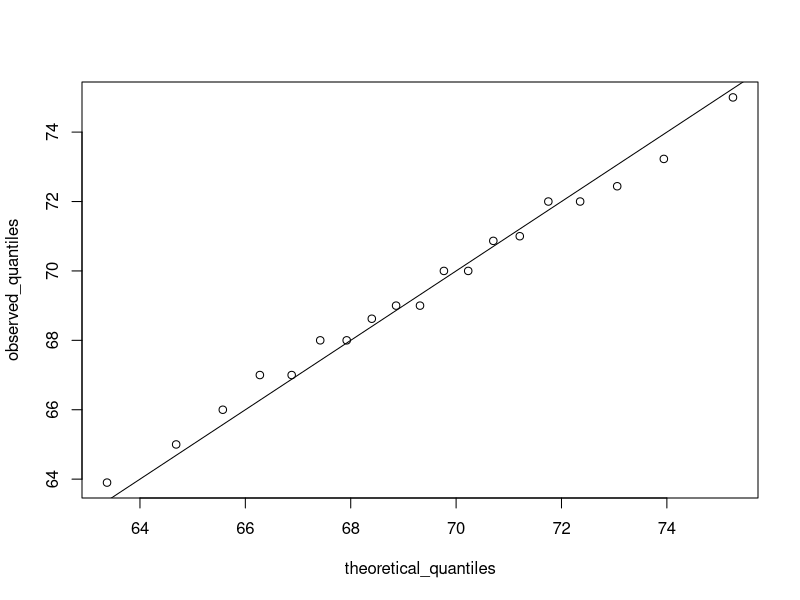
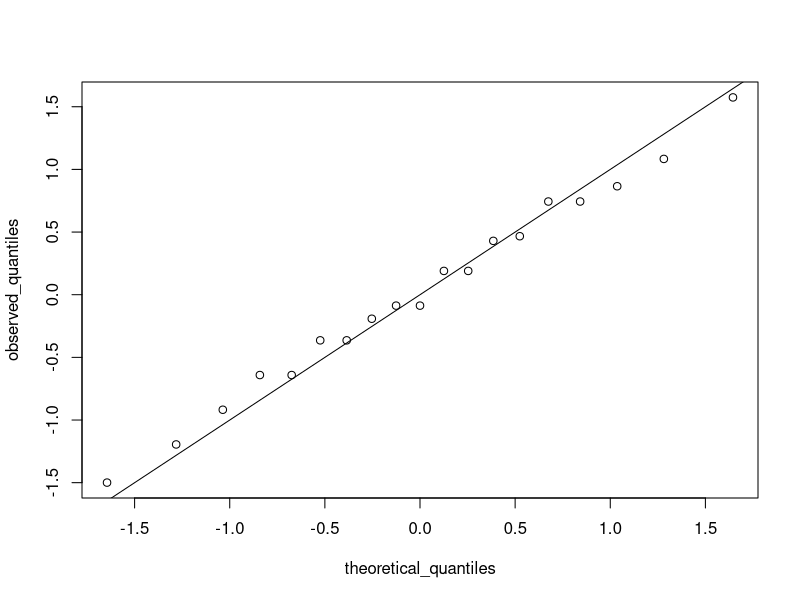

The R script that drew these images, in order:
# define x and z
library(tidyverse)
library(dslabs)
data(heights)
index <- heights$sex=="Male"
x <- heights$height[index]
z <- scale(x)

# The proportion of heights below 69.5 
mean(x <= 69.5)

# Theoretical and observed quantiles
p = seq(0.05, 0.95, 0.05)
observed_quantiles = quantile(x, p)
theoretical_quantiles = qnorm(p, mean = mean(x), sd = sd(x))

# make QQ-plot
plot(theoretical_quantiles, observed_quantiles)
abline(0,1)


# make QQ-plot with scaled values
observed_quantiles <- quantile(z, p)
theoretical_quantiles <- qnorm(p)
plot(theoretical_quantiles, observed_quantiles)
abline(0,1)
